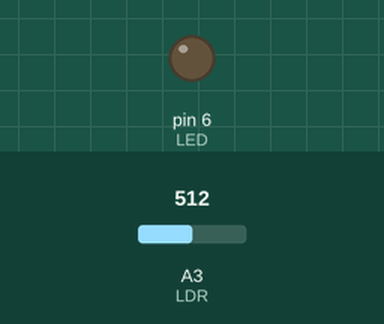
Bench run of a sketch on a simulated Arduino Uno, built with avr-gcc and run on an emulated ATmega328P. Shown: output pins drawn as LEDs (lit = HIGH). Inputs (shaded band) come from the test bench; at power-on: A3 (LDR) = 512. What the sketch prints to the serial monitor is not drawn.

Above: at 1.2 s.
1.3 s: A3 (LDR) set to 233
2.8 s: A3 (LDR) set to 212
At 5.0 s:
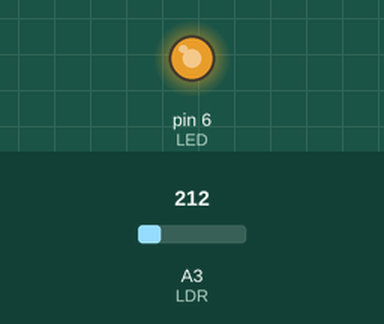
5.3 s: A3 (LDR) set to 511
At 6.7 s:
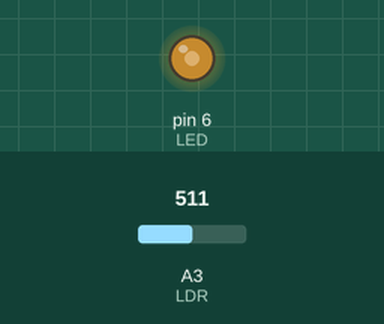
Timing chart, 0 to 8.3 s (numbered marks = the images above; inputs shaded):
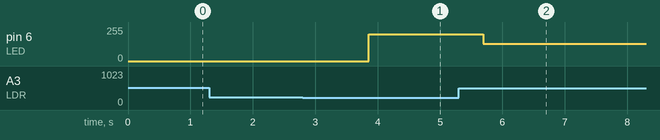

Measured:
- the behaviour switches between 220 and 219 on A3 (LDR) (found by bisection; images 0 and 1)
- after the input at 2.8 s, pin 6 (LED): 0/255 → 202/255 after 1.1 s
- after the input at 5.3 s, pin 6 (LED): 202/255 → 128/255 after 0.39 s

The sketch:

LDR_LED_FADE.ino
```cpp
int LDR = A3;//Pino do LDR
int LED = 6;//Pino do LED
int targetBrightness = 0;//Brilho alvo do LED
int currentBrightness = 0;//Brilho atual do LED
int fadeAmount = 1;    //Variacao do brilho do led a cada iteracao.

void setup()  {
  Serial.begin(9600);
  pinMode(LED, OUTPUT);
  pinMode(LDR, INPUT);
}

void loop()  {
  int darknessLevel = analogRead(LDR);

  targetBrightness = 255 - int(darknessLevel/4);
  Serial.println(targetBrightness);
  if(currentBrightness < targetBrightness && targetBrightness > 200){
    currentBrightness = currentBrightness + fadeAmount;
    if(currentBrightness > 255)
      currentBrightness = 255;
  }else if(currentBrightness > targetBrightness){
    currentBrightness = currentBrightness - fadeAmount;
    if(currentBrightness < 100)
      currentBrightness = 0;
  }
  analogWrite(LED, currentBrightness);
}
```
